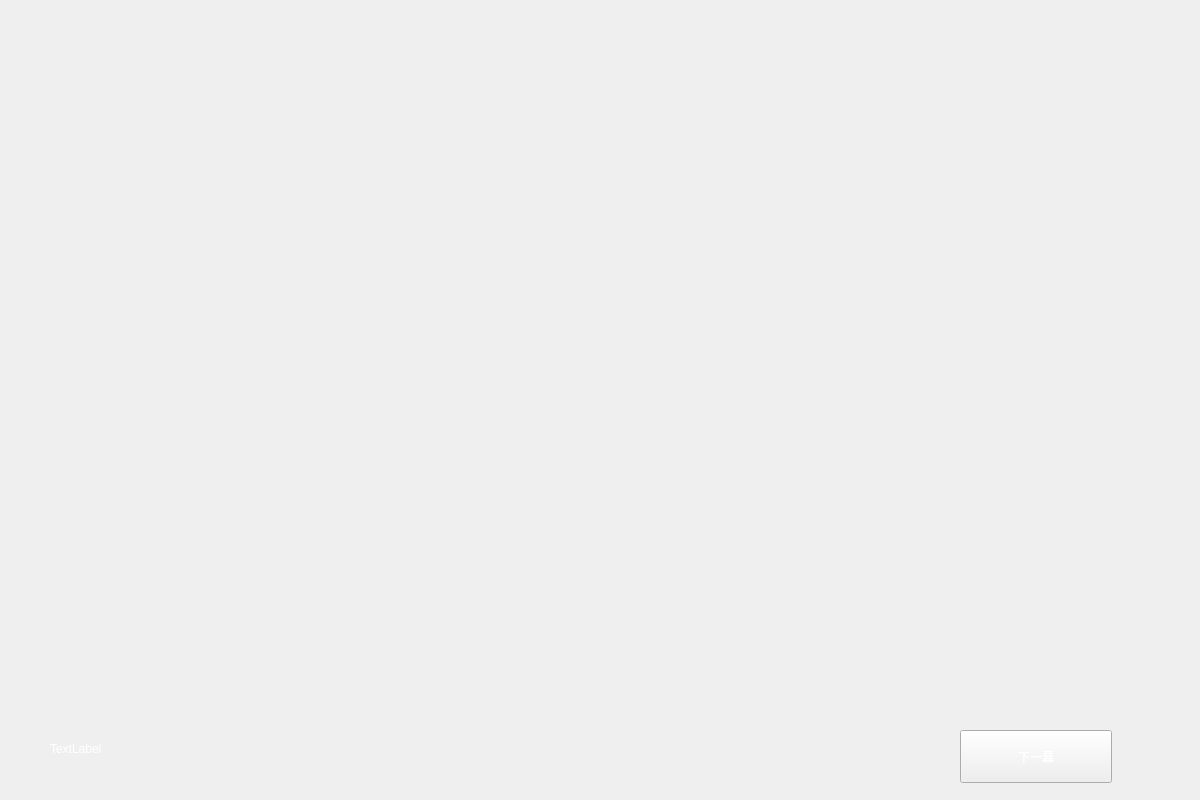
<?xml version="1.0" encoding="UTF-8"?>
<ui version="4.0">
 <class>winCG</class>
 <widget class="QMainWindow" name="winCG">
  <property name="geometry">
   <rect>
    <x>0</x>
    <y>0</y>
    <width>1200</width>
    <height>800</height>
   </rect>
  </property>
  <property name="windowTitle">
   <string>太空雷神</string>
  </property>
  <widget class="QWidget" name="centralwidget">
   <widget class="QPushButton" name="pushButton">
    <property name="geometry">
     <rect>
      <x>960</x>
      <y>730</y>
      <width>152</width>
      <height>53</height>
     </rect>
    </property>
    <property name="styleSheet">
     <string notr="true">background-image: url(:/res/res/startbtn/banzi.png);
font: 16pt &quot;方正粗圆简体&quot;;
color: rgb(255, 255, 255);</string>
    </property>
    <property name="text">
     <string>下一幕</string>
    </property>
   </widget>
   <widget class="QLabel" name="label">
    <property name="geometry">
     <rect>
      <x>50</x>
      <y>699</y>
      <width>1100</width>
      <height>100</height>
     </rect>
    </property>
    <property name="styleSheet">
     <string notr="true">background-image: url(:/res/res/mes_window.png);
font: 12pt &quot;方正粗圆简体&quot;;
color: rgb(255, 255, 255);

</string>
    </property>
    <property name="text">
     <string>TextLabel</string>
    </property>
    <property name="alignment">
     <set>Qt::AlignJustify|Qt::AlignVCenter</set>
    </property>
   </widget>
   <widget class="QLabel" name="label_2">
    <property name="geometry">
     <rect>
      <x>0</x>
      <y>0</y>
      <width>1200</width>
      <height>800</height>
     </rect>
    </property>
    <property name="styleSheet">
     <string notr="true">background-image: url(:/res/res/win_1.png);</string>
    </property>
    <property name="text">
     <string/>
    </property>
   </widget>
   <zorder>label_2</zorder>
   <zorder>label</zorder>
   <zorder>pushButton</zorder>
  </widget>
 </widget>
 <resources/>
 <connections/>
</ui>
